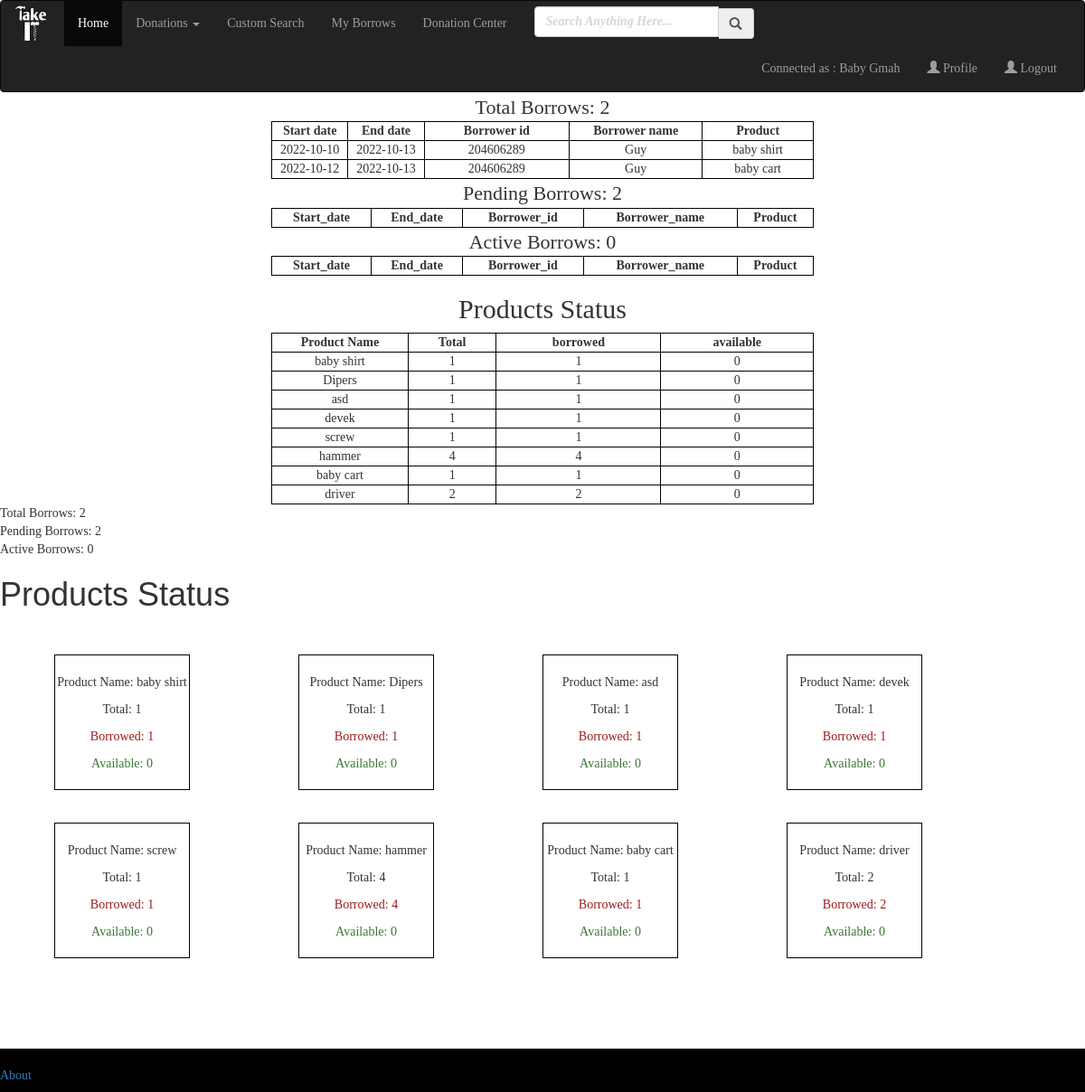
Screenshot of /gmah_dashboard (signed in) with the database file from the repository.
### project/models.py (models this page shows)
class Gmah(UserMixin, db.Model):
    id = db.Column(db.Integer, primary_key=True)
    name = db.Column(db.String(1000))
    email = db.Column(db.String(1000))
    password = db.Column(db.String(100))
    owner_first_name = db.Column(db.String(50))
    owner_last_name = db.Column(db.String(50))
    phone = db.Column(db.String(10))
    category = db.Column(db.String(50))
    city = db.Column(db.String(200))
    street = db.Column(db.String(200))
    street_number = db.Column(db.Integer)
    profile_picture = db.Column(db.String(200))

class Borrows(db.Model):
    id = db.Column(db.Integer, primary_key=True)
    borrower_id = db.Column(db.Integer)
    gmah_id = db.Column(db.Integer)
    product_id = db.Column(db.Integer)
    start_date = db.Column(db.Date)
    end_date = db.Column(db.Date)
    approved = db.Column(db.Integer)
    is_active = db.Column(db.Integer)
    declined = db.Column(db.Integer)

class User(UserMixin, db.Model):
    id = db.Column(db.Integer, primary_key=True) # primary keys are required by SQLAlchemy
    email = db.Column(db.String(100), unique=True)
    password = db.Column(db.String(100))
    name = db.Column(db.String(1000))
    last_name = db.Column(db.String(1000))
    phone = db.Column(db.String(10))
    city = db.Column(db.String(200))
    street = db.Column(db.String(200))
    street_number = db.Column(db.Integer)
    is_gmah = db.Column(db.Boolean)
    is_blocked = db.Column(db.Boolean)
    profile_picture = db.Column(db.String(200))

class Products(db.Model):
    id = db.Column(db.Integer, primary_key=True)
    name = db.Column(db.String(1000))
    category = db.Column(db.String(50))
    description = db.Column(db.String(1000))
    idle = db.Column(db.Integer)
    gmah_id = db.Column(db.Integer, db.ForeignKey('gmah.id'))
    pic_name = db.Column(db.String(50))

### project/main.py (the view)
@login_required
@main.route('/gmah_dashboard')
def gmah_dashboard():
    id = current_user.id
    product_name_list = []
    products_dict = {}
    borrowed_products_dict = {}
    available_products_dict = {}
    total_borrows = Borrows.query.filter_by(gmah_id=id).count()
    pending_borrows = Borrows.query.filter_by(gmah_id=id,approved=0,is_active=0).count()
    active_borrows = Borrows.query.filter_by(gmah_id=id, approved=1, is_active=1).count()
    gmah_products = Products.query.filter_by(gmah_id=id).all()
    all_borrows = Borrows.query.filter_by(gmah_id=id).all()
    for product in gmah_products:
        product_name_list.append(product.name)
        all_product = Products.query.filter_by(gmah_id=id).all()
    for product in gmah_products:
        product_name_list.append(product.name)
    product_name_list = list(set(product_name_list))
    for product in product_name_list:
        products_dict[product] = Products.query.filter_by(name=product).count()
        borrowed_products_dict[product] = Products.query.filter_by(name=product,idle=1).count()
        available_products_dict[product] = Products.query.filter_by(name=product,idle=0).count()
    return render_template('gmah_dashboard.html', total_borrows=total_borrows,
                           pending_borrows=pending_borrows,
                           active_borrows=active_borrows,
                           product_name_list=product_name_list,
                           products_dict=products_dict,
                           borrowed_products_dict=borrowed_products_dict,
                           available_products_dict=available_products_dict,
                           all_product=all_product,
                           all_borrows=all_borrows,
                           func=get_user,
                           func2=get_product,
                           func3=compare_dates)

### project/auth.py (called while the page is built)
@auth.route('/get_user/<id>')
def get_user(id):
    user = User.query.filter_by(id=id).first()
    return user

@auth.route('/get_product/<id>')
def get_product(id):
    product = Products.query.filter_by(id=id).first()
    return product

### project/templates/gmah_dashboard.html (shortened to what this page needs)
{% extends 'base.html' %}
{% block content %}
<h2 style="font-family: 'Optima';text-align:center;">Borrows Status</h2>
    <div style="font-family: 'Optima';text-align:center;font-size:22px;">Total Borrows: {{ total_borrows }}</div>
    <table style="width:50%;margin:auto;">
      <tr>
        <th>Start date</th>
        <th>End date</th>
        <th>Borrower id</th>
        <th>Borrower name</th>
        <th>Product</th>
        {% for result in all_borrows %}
            <tr>
                <td>{{result.start_date}}</td>
                <td>{{result.end_date}}</td>
                <td>{{result.borrower_id}}</td>
                <td>{{ (func(result.borrower_id).name) }}</td>
                <td>{{ (func2(result.product_id).name) }}</td>
            </tr>
        {% endfor %}
    </table>
    <div style="font-family: 'Optima';text-align:center;font-size:22px;">Pending Borrows: {{ pending_borrows }}</div>
    <table style="width:50%;margin:auto;">
      <tr>
        <th>Start_date</th>
        <th>End_date</th>
        <th>Borrower_id</th>
        <th>Borrower_name</th>
        <th>Product</th>
    </table>
   <div style="font-family: 'Optima';text-align:center;font-size:22px;">Active Borrows: {{ active_borrows }}</div>
    <table style="width:50%;margin:auto;">
      <tr>
        <th>Start_date</th>
        <th>End_date</th>
        <th>Borrower_id</th>
        <th>Borrower_name</th>
        <th>Product</th>
    </table>
<h2 style="font-family: 'Optima';text-align:center;">Products Status</h2>
    <table style="width:50%;margin:auto;">
      <tr>
        <th>Product Name</th>
        <th>Total</th>
        <th>borrowed</th>
        <th>available</th>
        {% for name in product_name_list %}
                <tr>
                    <td>{{ name }}</td>
                    <td>{{ products_dict[name] }}</td>
                    <td>{{ borrowed_products_dict[name] }}</td>
                    <td>{{ available_products_dict[name] }}</td>
                </tr>
        {% endfor %}
    </table>
    <div>Total Borrows: {{ total_borrows }}</div>
    <div>Pending Borrows: {{ pending_borrows }}</div>
    <div>Active Borrows: {{ active_borrows }}</div>
      <h1>Products Status</h1>
     {% for name in product_name_list %}
        <div class="productdesc" style="border:1px solid black; font-size: 14px; width: 150px; height: 150px;">
            <div style="text-align:center;">
                <br class=”blank” />
                <p>Product Name: {{ name }}</p>
                <p>Total: {{ products_dict[name] }}</p>
                <p style="color: #9C1A1C">Borrowed: {{ borrowed_products_dict[name] }}</p>
                <p style="color: #3A7734">Available: {{ available_products_dict[name] }}</p>
            </div>
        </div>
    {% endfor %}
<br><br><br><br><br><br><br><br><br><br><br><br><br><br>
<br><br><br><br><br><br><br><br>
{% endblock %}

### project/templates/base.html (shortened to what this page needs)
<!DOCTYPE html>
<html>
<head>
    <link rel="stylesheet" href="https://maxcdn.bootstrapcdn.com/bootstrap/3.3.7/css/bootstrap.min.css">
    <link rel= "stylesheet" type= "text/css" href="/static/style.css">
</head>
<body>
<section class="hero is-primary is-fullheight sticky topnav">
    <div class="hero-head">
        <div class="navbar navbar-inverse">
            <div class="container-fluid">
                <div class="row">
                    <div class="col-lg-12">
                        <div class="navbar-header">
                                <a href="{{ url_for('main.index') }}" class="navbar-brand">
                                <img src={{url_for('static',filename='images/navbar.jpeg')}} alt="Logo"  style="margin-top: -25%;">
                                </a>
                        </div>
                        <div class="navbar-collapse collapse" id="mobile_menu">
                            <ul class="nav navbar-nav">
                                <li class="active"><a href="{{ url_for('main.index') }}">Home</a></li>
                                <li><a href="#" class="dropdown-toggle" data-toggle="dropdown">Donations <span
                                        class="caret"></span></a>
                                </li>
                                <li><a href="/search">Custom Search</a></li>
                                {% if current_user.owner_first_name %}
                                <li><a href="/borrows">My Borrows</a></li>
                                <li><a href="/donations">Donation Center</a></li>
                                {% endif %}
                            </ul>
                            <ul class="nav navbar-nav">
                                <li>
                                    <form method="POST" action="/search" class="navbar-form">
                                        <div class="form-group">
                                            <div class="input-group">
                                                <input type="search" name="search" id="search"
                                                       placeholder="Search Anything Here..." class="form-control">
                                                <span class="input-group-addon"><span
                                                        class="glyphicon glyphicon-search"></span></span>
                                            </div>
                                        </div>
                                    </form>
                                </li>
                            </ul>
                            <ul class="nav navbar-nav navbar-right">
                                {% if current_user.is_authenticated %}
                                <li><a>
                                 Connected as : {{ current_user.name }} <name></name></a></li>
                                <li><a href="{{ url_for('main.profile', email=current_user.email) }}">
                                    <span class="glyphicon glyphicon-user"></span> Profile</a></li>
                                <li><a href="{{ url_for('auth.logout') }}">
                                    <span class="glyphicon glyphicon-user"></span> Logout</a></li>
                                {% endif %}
                            </ul>
                        </div>
                    </div>
                </div>
            </div>
        </div>
    </div>
</section>
    {% block content %}
            {% endblock %}
 {% block footer %}
<br><br><br><br>
<footer>
  <p><br>
  <a href="/about">About</a></p>
</footer>
   {%- endblock %}
</body>
</html>

### project/static/style.css (style rules this page uses)
table, th, td { width:3px; text-align:center; border:1px solid black; }
* { font-family: 'Optima'; }
body { margin-top:5%; overflow-y: scroll; height: 100%; overflow-x: hidden; font-family: Arial, Helvetica, sans-serif; }
footer { background-color:black; width:100%; bottom:-2px; position:fixed; }
.sticky { position: fixed; width:100%; top:0; z-index: 999; color:53599A; }
.productdesc { float:left; margin:3% 5% 0 5%; font-family: 'Optima'; font-size:24px; }
input { width: 70%; padding: 15px; margin: 5px 0 22px 0; display: block; border: none; margin:auto; margin-bottom:10px; background: #FFFFFF; border: 1px solid black; border-radius: 5px; height:3em; top:-2px; }
input::placeholder { text-align: left; opacity:0.4; }
::placeholder { opacity: 1; font-style: oblique; font-weight: bold; }

### rows the page displays
Gmah: name "Baby Gmah"
Borrows: start_date "2022-10-10", end_date "2022-10-13", borrower_id "204606289"
User: name "Guy"
Products: name "baby shirt", name "1", name "0"
Borrows: start_date "2022-10-12", end_date "2022-10-13", borrower_id "204606289"
Products: name "baby cart", name "1", name "0"
Products: name "Dipers", name "1", name "0"
Products: name "asd", name "1", name "0"
Products: name "devek", name "1", name "0"
Products: name "screw", name "1", name "0"
Products: name "hammer", name "4", name "0"
Products: name "driver", name "2", name "0"

### other values shown
{{ total_borrows }} "2"
{{ pending_borrows }} "2"
{{ active_borrows }} "0"
